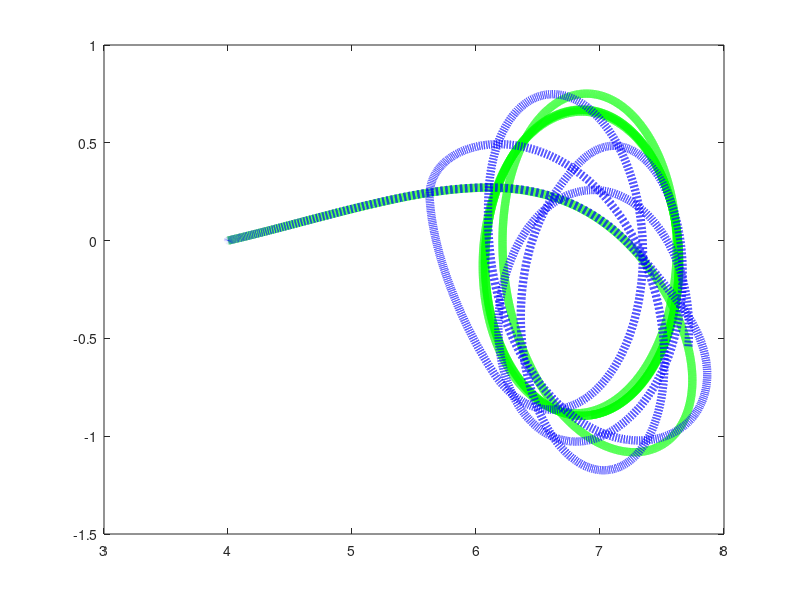

Reproduce this figure in MATLAB. (Note: this script raises an error after producing the figure.)
%% Research code by Agus Hasan

clear;
clc;

load xArraywithout1.mat;
load xArraywithout2.mat;

%% Simulation Time
tf  = 20;
dt  = 0.001;
t   = dt:dt:tf;

%% System description
m    = 23.8;
Izz  = 1.76;
xg   = 0.046;
Xud  = -2;
Yvd  = -10;
Yrd  = 0;
Nvd  = 0;
Nrd  = -1;

%% Number of states
n = 6;

%% System parameters
M    = [m-Xud 0 0;0 m-Yvd m*xg-Yrd;0 m*xg-Nvd Izz-Nrd];

A   = eye(6);
B_t = [1 0 0;0 1 0; 0 0 1];
B   = dt*[0 0 0;0 0 0;0 0 0;inv(M)*B_t];
C   = eye(6);

%% noise
QF = 0.01*eye(rank(A));
RF = 1*eye(rank(C));

%% Initialization
x        = [4;0;0;0;0;0];
xbar     = [4;0;0;0;0;0];
Pplus    = eye(rank(A));
theta    = [0 0 0]';
thetabar = [0 0 0]';
 
%% Paramater
m11 = M(1,1);
m22 = M(2,2);
m23 = M(2,3);
m32 = M(3,2);

Xu   = -0.7225;
Xuu  = -1.3274;
Yv   = -0.8612;
Yvv  = -36.2823;
Yr   = 0.1079;
Nv   = 0.1052;
Nr  = -0.5;
Nrr = -1;

%% Control input
u     = [50 10 1]';

%% Parameters for AEKF
Psi         = -B*diag(u);
S           = 0.1;
UpsilonPlus = 0*B;
lambda      = 0.9;
a           = 0.999;

%% Parameters for AO
lambdav = 0.95;
lambdat = 0.9;
Rv      = 0.001*eye(n);
Rt      = 0.001*eye(n);
Pv      = 0.001*eye(n);
Pt      = 0.001*eye(3);
Gamma1  = zeros(6,3);

%% For plotting
uArray          = [];
xArray          = [];
xbarArray       = [];
thetaArray      = [];
thetabarArray   = [];

%%
% Simulation
for i=1:(tf/dt)
    
    %u     = [50 10*cos(i*dt) 10]';
    
    Psi   = -B*diag(u);

    % intermittent fault
    if i>2000
        theta(1) = 0.424;
    end
    if i>2400
        theta(1) = 0;
    end
    if i>4800
        theta(1) = 0.321;
    end        
    if i>5100
        theta(1) = 0;
    end
    if i>8400
        theta(1) = 0.743;
    end
    if i>9800
        theta(1) = 0;
    end
    if i>14200
        theta(1) = 0.563;
    end
    if i>14500
        theta(1) = 0;
    end
    if i>16300
        theta(1) = 0.213;
    end
    if i>19500
        theta(1) = 0;
    end
    
    % transient fault
    if i>6400
        theta(2) = 0.8+(0.8/(20000-6400))*(i-20000);
    end
    if i>12000
        theta(2) = 0.8;
    end    
 
    % permanent fault
    if i>4600
        theta(3) = 0.634;
    end
    
    % without fault
    % theta    = [0 0 0]';
    
    uArray         = [uArray u];
    xArray         = [xArray x];
    thetaArray     = [thetaArray theta];
    xbarArray      = [xbarArray xbar];
    thetabarArray  = [thetabarArray thetabar]; 
    
    c13 = -m22*x(5)-((m23+m32)/2)*x(6);
    c23 = m11*x(4);
    Cv  = [0 0 c13; 0 0 c23;-c13 -c23 0];
    Dv  = -[Xu+Xuu*abs(x(4)) 0 0;0 Yv+Yvv*abs(x(5)) Yr;0 Nv Nr+Nrr*abs(x(6))];
    
    x = A*x+dt*[cos(x(3))*x(4)-sin(x(3))*x(5);sin(x(3))*x(4)+cos(x(3))*x(5);x(6);-inv(M)*(Cv+Dv)*[x(4);x(5);x(6)]]+B*u+Psi*theta+QF*dt*randn(6,1);
    y = C*x+RF*dt*randn(6,1);
    
    % Estimation using Adaptive Observer
    Kv = Pv*inv(Pv+Rv);
    Kt = Pt*Gamma1'*inv(Gamma1*Pt*Gamma1'+Rt);
    Gamma1 = (eye(n)-Kv)*Gamma1;

    xbar = xbar+(Kv+Gamma1*Kt)*(y-xbar);
    thetabar = thetabar-Kt*(y-xbar);

    c13b = -m22*xbar(5)-((m23+m32)/2)*xbar(6);
    c23b = m11*xbar(4);
    Cvb  = [0 0 c13; 0 0 c23;-c13 -c23 0];
    Dvb  = -[Xu+Xuu*abs(xbar(4)) 0 0;0 Yv+Yvv*abs(xbar(5)) Yr;0 Nv Nr+Nrr*abs(xbar(6))];    
    
    xbar      = A*xbar+dt*[cos(xbar(3))*xbar(4)-sin(xbar(3))*xbar(5);sin(xbar(3))*xbar(4)+cos(xbar(3))*xbar(5);xbar(6);-inv(M)*(Cvb+Dvb)*[xbar(4);xbar(5);xbar(6)]]+B*u+Psi*thetabar;
    thetabar = thetabar;
    Pv = (1/lambdav)*eye(n)*(eye(n)-Kv)*Pv*eye(n);
    Pt = (1/lambdat)*(eye(3)-Kt*Gamma1)*Pt;
    Gamma1 = eye(n)*Gamma1-Psi;

end

figure(1)
plot(xArraywithout1,xArraywithout2, 'g', 'LineWidth', 6)
hold on;
plot(xbarArray(1,:),xbarArray(2,:), 'b:', 'LineWidth', 6)
hold on;
plot(xArray(1,1),xArray(2,1), 'O', 'LineWidth', 20)
hold on;
plot(xArraywithout1(end),xArraywithout2(end), 'O', 'LineWidth', 20)
hold on;
plot(xbarArray(1,end),xbarArray(2,end), 'O', 'LineWidth', 20)
xlabel('$x$', 'Interpreter', 'latex','FontSize',48)
ylabel('$y$', 'Interpreter', 'latex','FontSize',48)
grid on;
grid minor;
set(gca,'FontSize',36)
legend('trajectory without fault','trajectory with fault','start','end without fault','end with fault','FontSize',48);

figure(2)
subplot(3,1,1)
plot(t,thetaArray(1,:), 'g', 'LineWidth', 6)
hold on;
plot(t,thetabarArray(1,:), 'b:', 'LineWidth', 6)
ylabel('$\theta_u^{ac}$', 'Interpreter', 'latex','FontSize',48)
grid on;
grid minor;
set(gca,'FontSize',36)
ylim([-0.05 1])
subplot(3,1,2)
plot(t,thetaArray(2,:), 'g', 'LineWidth', 6)
hold on;
plot(t,thetabarArray(2,:), 'b:', 'LineWidth', 6)
ylabel('$\theta_v^{ac}$', 'Interpreter', 'latex','FontSize',48)
grid on;
grid minor;
set(gca,'FontSize',36)
ylim([-0.05 1])
subplot(3,1,3)
plot(t,thetaArray(3,:), 'g', 'LineWidth', 6)
hold on;
plot(t,thetabarArray(3,:), 'b:', 'LineWidth', 6)
legend('true $\theta_{ac}$','estimated $\theta_{ac}$', 'Interpreter', 'latex','FontSize',48);
ylabel('$\theta_r^{ac}$', 'Interpreter', 'latex','FontSize',48)
xlabel('$t$(s)', 'Interpreter', 'latex','FontSize',48)
grid on;
grid minor;
set(gca,'FontSize',36)
ylim([-0.05 1])

figure(3);
subplot(3,1,1)
plot(t,thetaArray(1,:)-thetabarArray(1,:), ':g', 'LineWidth', 6)
grid on;
grid minor;
ylabel('Error $\theta_u^{ac}$', 'Interpreter', 'latex','FontSize',48)
set(gca,'FontSize',36)
legend('Error','FontSize',48);
ylim([-1 1])
subplot(3,1,2)
plot(t,thetaArray(2,:)-thetabarArray(2,:), ':g', 'LineWidth', 6)
grid on;
grid minor;
ylabel('Error $\theta_v^{ac}$', 'Interpreter', 'latex','FontSize',48)
set(gca,'FontSize',36)
ylim([-1 1])
subplot(3,1,3)
plot(t,thetaArray(3,:)-thetabarArray(3,:), ':g', 'LineWidth', 6)
grid on;
grid minor;
ylabel('Error $\theta_r^{ac}$', 'Interpreter', 'latex','FontSize',48)
xlabel('$t$(s)', 'Interpreter', 'latex','FontSize',48)
set(gca,'FontSize',36)
ylim([-1 1])
